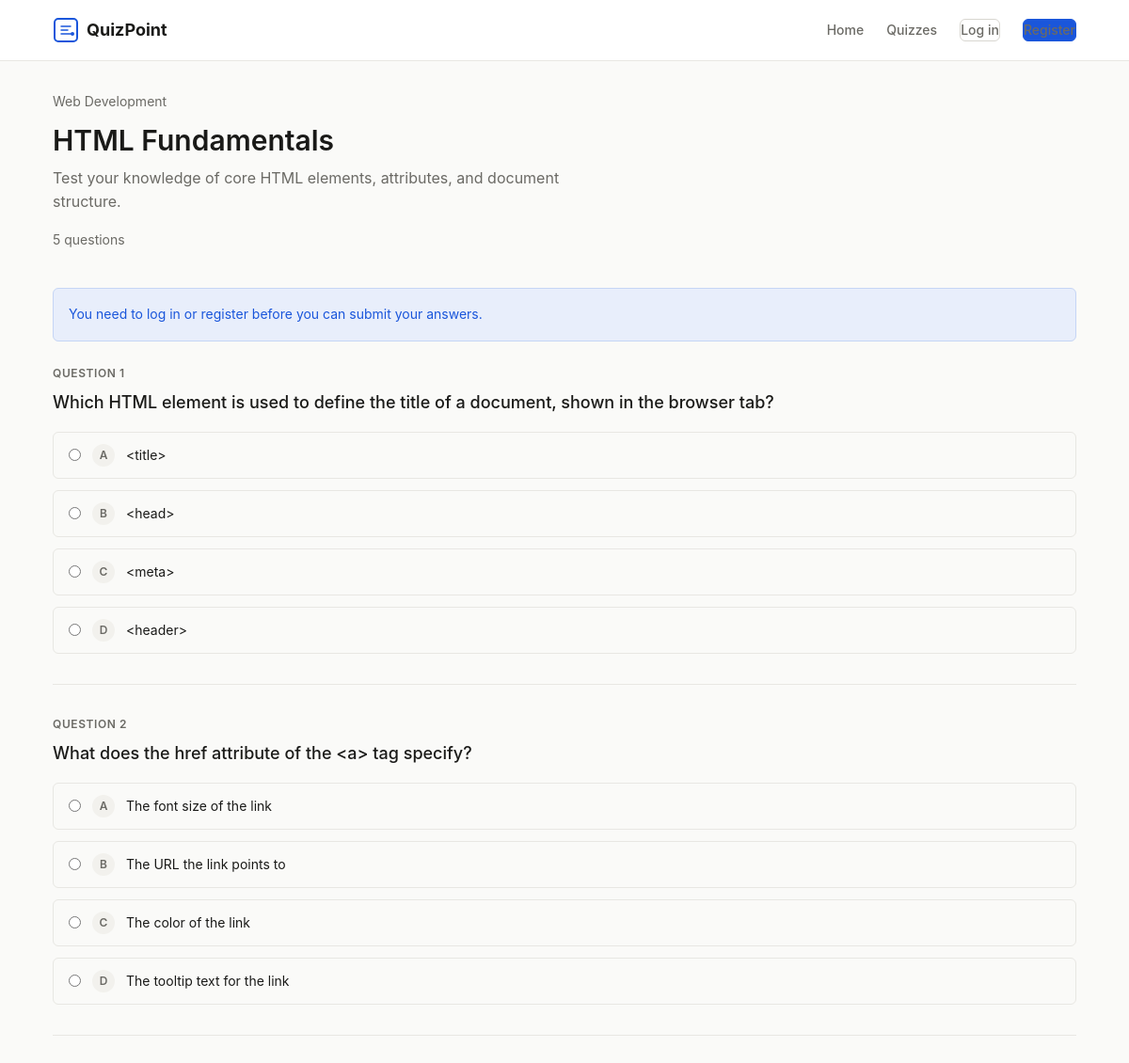
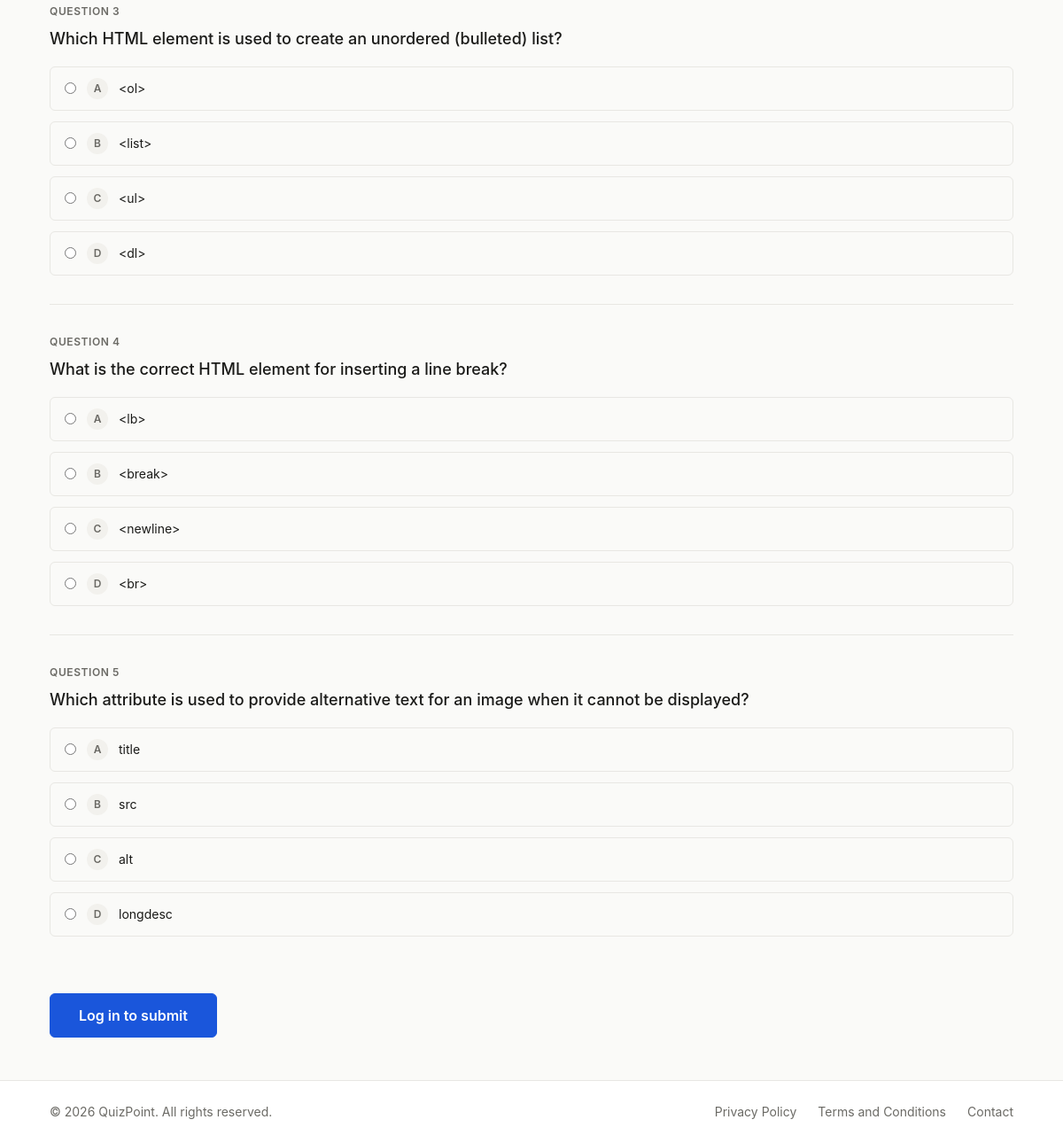
Page /online-quiz-system/quiz.php?id=1 on the committed database (2 pictures, top to bottom).
### tables this page shows
CREATE TABLE quizzes (
    quiz_id INT AUTO_INCREMENT PRIMARY KEY,
    title VARCHAR(200) NOT NULL,
    category_id INT NOT NULL,
    description TEXT,
    status ENUM('active', 'inactive') NOT NULL DEFAULT 'active',
    FOREIGN KEY (category_id) REFERENCES categories(category_id) ON DELETE RESTRICT,
    INDEX idx_category (category_id),
    INDEX idx_status (status)
);

CREATE TABLE categories (
    category_id INT AUTO_INCREMENT PRIMARY KEY,
    category_name VARCHAR(100) NOT NULL
);

CREATE TABLE questions (
    question_id INT AUTO_INCREMENT PRIMARY KEY,
    quiz_id INT NOT NULL,
    question_text TEXT NOT NULL,
    option_a VARCHAR(255) NOT NULL,
    option_b VARCHAR(255) NOT NULL,
    option_c VARCHAR(255) NOT NULL,
    option_d VARCHAR(255) NOT NULL,
    correct_option ENUM('A', 'B', 'C', 'D') NOT NULL,
    FOREIGN KEY (quiz_id) REFERENCES quizzes(quiz_id) ON DELETE CASCADE,
    INDEX idx_quiz (quiz_id)
);

### online-quiz-system/includes/helpers.php (called while the page is built, shortened)
<?php
function e(string $value): string
{
    return htmlspecialchars($value, ENT_QUOTES, 'UTF-8');
}

### online-quiz-system/includes/auth.php (called while the page is built, shortened)
<?php
function isLoggedIn(): bool
{
    return !empty($_SESSION['user_id']);
}

### online-quiz-system/quiz.php (the view, shortened to what this page needs)
<?php
require_once __DIR__ . '/includes/auth.php';
require_once __DIR__ . '/includes/helpers.php';
$db = getDB();
$quizId = isset($_GET['id']) ? (int)$_GET['id'] : 0;
$stmt = $db->prepare(
    'SELECT q.*, c.category_name FROM quizzes q
     JOIN categories c ON q.category_id = c.category_id
     WHERE q.quiz_id = :id AND q.status = "active"'
);
$stmt->execute([':id' => $quizId]);
$quiz = $stmt->fetch();
$stmt = $db->prepare('SELECT question_id, question_text, option_a, option_b, option_c, option_d FROM questions WHERE quiz_id = :id ORDER BY question_id');
$stmt->execute([':id' => $quizId]);
$questions = $stmt->fetchAll();
require __DIR__ . '/includes/header.php';
?>
<div class="container">
    <div class="page-header">
        <div class="card-meta"><?= e($quiz['category_name']) ?></div>
        <h1><?= e($quiz['title']) ?></h1>
        <p><?= e($quiz['description']) ?></p>
        <p class="text-sm text-muted"><?= count($questions) ?> questions</p>
    </div>
    <?php if (!isLoggedIn()): ?>
        <div class="alert alert-info" role="alert">
            You need to <a href="<?= e(BASE_URL) ?>/login.php">log in</a> or
            <a href="<?= e(BASE_URL) ?>/register.php">register</a> before you can submit your answers.
        </div>
    <?php endif; ?>
    <form method="post" action="<?= e(BASE_URL) ?>/quiz.php?id=<?= (int)$quizId ?>" id="quiz-form">
        <?php foreach ($questions as $index => $q): ?>
            <div class="quiz-question">
                <div class="question-number">Question <?= $index + 1 ?></div>
                <p class="question-text"><?= e($q['question_text']) ?></p>
                <div class="option-group">
                    <?php
                    $options = [
                        'A' => $q['option_a'],
                        'B' => $q['option_b'],
                        'C' => $q['option_c'],
                        'D' => $q['option_d'],
                    ];
                    foreach ($options as $letter => $text):
                    ?>
                        <label class="option-label" for="q<?= (int)$q['question_id'] ?>_<?= $letter ?>">
                            <input type="radio"
                                   id="q<?= (int)$q['question_id'] ?>_<?= $letter ?>"
                                   name="q_<?= (int)$q['question_id'] ?>"
                                   value="<?= $letter ?>">
                            <span class="option-letter"><?= $letter ?></span>
                            <?= e($text) ?>
                        </label>
                    <?php endforeach; ?>
                </div>
            </div>
        <?php endforeach; ?>
        <?php if (isLoggedIn()): ?>
            <button type="submit" class="btn btn-primary btn-lg">Submit answers</button>
        <?php else: ?>
            <a href="<?= e(BASE_URL) ?>/login.php" class="btn btn-primary btn-lg">Log in to submit</a>
        <?php endif; ?>
    </form>
</div>
<div style="padding-bottom: var(--space-12);"></div>
<?php require __DIR__ . '/includes/footer.php'; ?>

### rows in the picture
quizzes: category.category_name "Web Development", title "HTML Fundamentals", description "Test your knowledge of core HTML elements, attributes, and document structure."
questions: question_text "Which HTML element is used to define the title of a document, shown in the browser tab?", letter "A", option_a "<title>", letter "B", option_b "<head>", letter "C", option_c "<meta>", letter "D", option_d "<header>"
questions: question_text "What does the href attribute of the <a> tag specify?", letter "A", option_a "The font size of the link", letter "B", option_b "The URL the link points to", letter "C", option_c "The color of the link", letter "D", option_d "The tooltip text for the link"
questions: question_text "Which HTML element is used to create an unordered (bulleted) list?", letter "A", option_a "<ol>", letter "B", option_b "<list>", letter "C", option_c "<ul>", letter "D", option_d "<dl>"
questions: question_text "What is the correct HTML element for inserting a line break?", letter "A", option_a "<lb>", letter "B", option_b "<break>", letter "C", option_c "<newline>", letter "D", option_d "<br>"
questions: question_text "Which attribute is used to provide alternative text for an image when it cannot be displayed?", letter "A", option_a "title", letter "B", option_b "src", letter "C", option_c "alt", letter "D", option_d "longdesc"

### other values in the picture
SITE_NAME "QuizPoint"
count($questions) "5"
